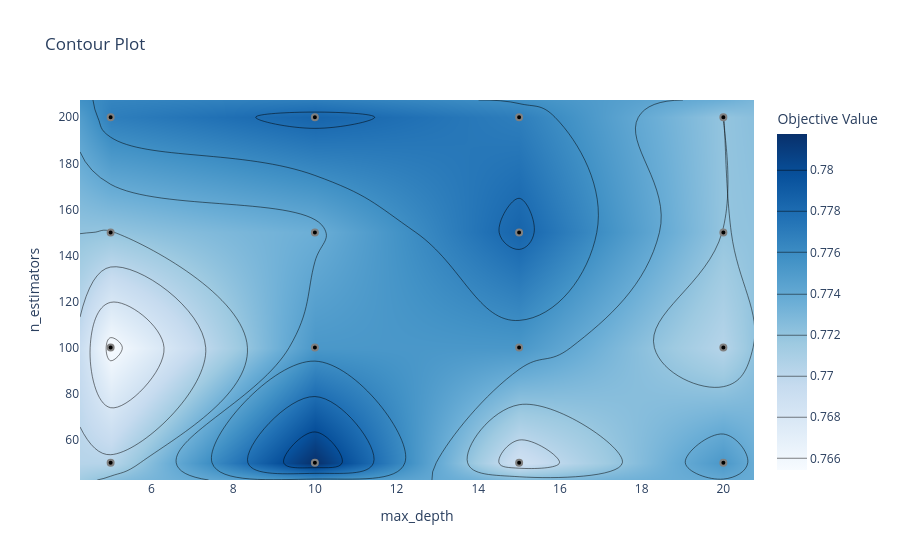

The code cell stored with this chart in its notebook:
### Code cell
# 4. Contour Plot
plot_contour(study)

### Figure 1 — Plotly figure (JSON) as saved in the notebook; plotly's stock layout.template omitted (floating-point values rounded to 4 significant figures)
{"data": [{"colorbar": {"title": {"text": "Objective Value"}}, "colorscale": [[0, "rgb(247,251,255)"], [0.125, "rgb(222,235,247)"], [0.25, "rgb(198,219,239)"], [0.375, "rgb(158,202,225)"], [0.5, "rgb(107,174,214)"], [0.625, "rgb(66,146,198)"], [0.75, "rgb(33,113,181)"], [0.875, "rgb(8,81,156)"], [1, "rgb(8,48,107)"]], "connectgaps": true, "contours": {"coloring": "heatmap"}, "hoverinfo": "none", "line": {"smoothing": 1.3}, "reversescale": false, "type": "contour", "x": [4.25, 5, 10, 15, 20, 20.75], "y": [42.5, 50, 100, 150, 200, 207.5], "z": [[null, null, null, null, null, null], [null, 0.7703, 0.7817, 0.7687, 0.7752, null], [null, 0.7654, 0.7752, 0.7752, 0.7703, null], [null, 0.772, 0.7736, 0.7785, 0.772, null], [null, 0.7768, 0.7785, 0.7769, 0.772, null], [null, null, null, null, null, null]]}, {"marker": {"color": "black", "line": {"color": "Gray", "width": 2}}, "mode": "markers", "name": "Feasible Trial", "showlegend": false, "type": "scatter", "x": [5, 10, 15, 15, 20, 10, 5, 20, 15, 10, 20, 15, 5, 5, 10, 20], "y": [100, 150, 50, 100, 100, 50, 150, 150, 150, 200, 200, 200, 200, 50, 100, 50]}, {"marker": {"color": "#cccccc", "line": {"color": "Gray", "width": 2}}, "mode": "markers", "name": "Infeasible Trial", "showlegend": false, "type": "scatter", "x": [], "y": []}], "layout": {"title": {"text": "Contour Plot"}, "xaxis": {"range": [4.25, 20.75], "title": {"text": "max_depth"}}, "yaxis": {"range": [42.5, 207.5], "title": {"text": "n_estimators"}}}}
